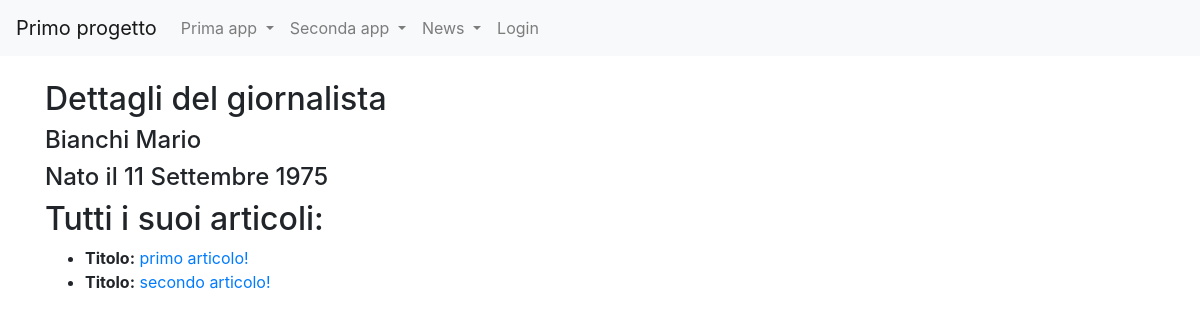
Screenshot of /news/giornalista/5 with the database file from the repository.
### news/models.py (models this page shows, shortened)
class Giornalista(models.Model):
    nome=models.CharField(max_length=20)
    cognome=models.CharField(max_length=20)
    anno_di_nascita=models.DateField(blank=True)
    class Meta:
        verbose_name="Giornalista"
        verbose_name_plural="Giornalisti"

class Articolo(models.Model):
    titolo=models.CharField(max_length=100)
    contenuto=models.TextField()
    giornalista=models.ForeignKey(Giornalista, on_delete=models.CASCADE, related_name="articoli")
    data=models.DateField(auto_now=True, blank=True)
    visualizzazzioni=models.IntegerField(default=0, blank=True)
    class Meta:
        verbose_name="Aticolo"
        verbose_name_plural="Aticoli"

### news/views.py (the view)
# urls.py: path('giornalista/<int:pk>', giornalistaDetailView, name="giornalista_detail"),
def giornalistaDetailView(request,pk):
    giornalista=get_object_or_404(Giornalista, pk=pk)
    articoli=Articolo.objects.filter(giornalista_id=pk)
    context={"giornalista": giornalista,
             "articoli":articoli }
    return render(request, "giornalista_detail.html", context)

### news/templates/giornalista_detail.html (shortened to what this page needs)
{% extends "base.html" %}
{%block content%}
    <h2>Dettagli del giornalista</h2>
    <h4>{{giornalista.cognome}} {{giornalista.nome}}</h4>
    <h4>Nato il {{giornalista.anno_di_nascita}}</h4>
    <h2>Tutti i suoi articoli: </h2>
    <ul>
    {%for articolo in articoli%}
        <li><strong>Titolo:</strong>
            <a href="/news/articoli/{{articolo.id}}">{{articolo.titolo}}</a>
        </li>
    {% endfor %}
    </ul>
{%endblock content%}

### rows the page displays
Giornalista: cognome "Bianchi", nome "Mario", anno_di_nascita "11 Settembre 1975"
Articolo: titolo "primo articolo!"
Articolo: titolo "secondo articolo!"
